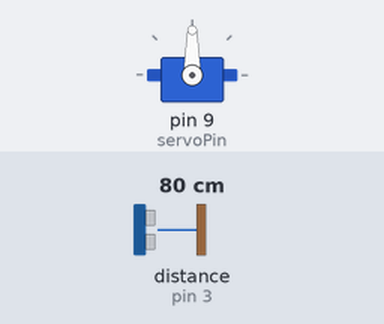
This sketch was run on a simulated Arduino Uno, built with avr-gcc and run on an emulated ATmega328P. On the bench: servo. Wiring (inferred from the names in the program): ultrasonic range finder: trigger pin 2; echo pin 3. Inputs (shaded band) come from the test bench; at power-on: distance to the obstacle (sensor on pin 3) 80 cm. The echo pulse lasts 58.3 µs per cm.

Above: at 1.2 s.
1.3 s: distance to the obstacle (sensor on pin 3) set to 2 cm
At 1.9 s:
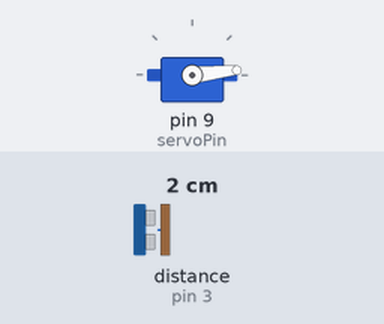
2.8 s: distance to the obstacle (sensor on pin 3) set to 9 cm
At 4.0 s:
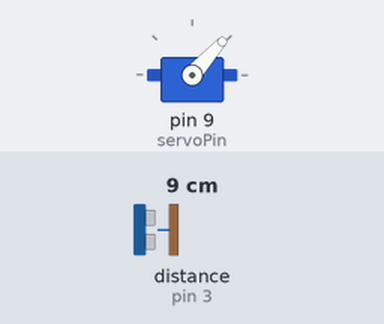
4.3 s: distance to the obstacle (sensor on pin 3) set to 18 cm
At 5.7 s:
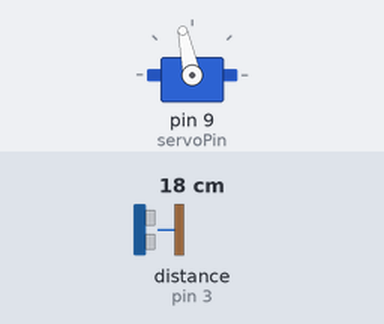
Timing chart, 0 to 7.3 s (numbered marks = the images above; inputs shaded):
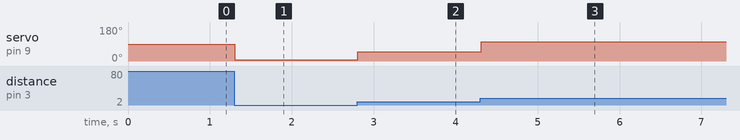

Measured:
- after the input at 1.3 s, servo on pin 9 (servoPin): 90° → 6° at once
- after the input at 2.8 s, servo on pin 9 (servoPin): 6° → 48° at once
- after the input at 4.3 s, servo on pin 9 (servoPin): 48° → 102° at once

The sketch:

Servo_Newping.ino
```cpp
#include <Servo.h>

Servo servo;
const int trigPin = 2;    // 초음파 센서의 Trig 핀을 2번 디지털 핀에 연결
const int echoPin = 3;    // 초음파 센서의 Echo 핀을 3번 디지털 핀에 연결
const int servoPin = 9;   // 서보모터의 신호 핀을 9번 디지털 핀에 연결

void setup() {
  servo.attach(servoPin);  // 서보모터 초기화
  pinMode(trigPin, OUTPUT);
  pinMode(echoPin, INPUT);
}

void loop() {
  long duration, distance;
  digitalWrite(trigPin, LOW);
  delayMicroseconds(2);
  digitalWrite(trigPin, HIGH);
  delayMicroseconds(10);
  digitalWrite(trigPin, LOW);
  duration = pulseIn(echoPin, HIGH);
  distance = (duration / 2) / 29.1;

  // 거리 값에 따라 서보모터 각도 제어
  if (distance > 0 && distance <= 30) {
    int angle = map(distance, 0, 30, 0, 180);  // 거리 값을 0-30 범위의 각도로 변환
    servo.write(angle);  // 서보모터를 지정한 각도로 이동
    delay(15);  // 일시적인 딜레이
  }
}
```
